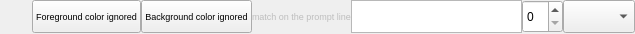
<?xml version="1.0" encoding="UTF-8"?>
<ui version="4.0">
 <class>trigger_pattern_edit</class>
 <widget class="QWidget" name="trigger_pattern_edit">
  <property name="geometry">
   <rect>
    <x>0</x>
    <y>0</y>
    <width>635</width>
    <height>34</height>
   </rect>
  </property>
  <property name="sizePolicy">
   <sizepolicy hsizetype="Preferred" vsizetype="Fixed">
    <horstretch>0</horstretch>
    <verstretch>0</verstretch>
   </sizepolicy>
  </property>
  <property name="maximumSize">
   <size>
    <width>16777206</width>
    <height>34</height>
   </size>
  </property>
  <layout class="QHBoxLayout" name="horizontalLayout">
   <property name="spacing">
    <number>0</number>
   </property>
   <property name="leftMargin">
    <number>0</number>
   </property>
   <property name="topMargin">
    <number>0</number>
   </property>
   <property name="rightMargin">
    <number>0</number>
   </property>
   <property name="bottomMargin">
    <number>0</number>
   </property>
   <item>
    <spacer name="horizontalSpacer">
     <property name="orientation">
      <enum>Qt::Horizontal</enum>
     </property>
     <property name="sizeType">
      <enum>QSizePolicy::Fixed</enum>
     </property>
     <property name="sizeHint" stdset="0">
      <size>
       <width>5</width>
       <height>0</height>
      </size>
     </property>
    </spacer>
   </item>
   <item>
    <widget class="QLabel" name="label_colorIcon">
     <property name="sizePolicy">
      <sizepolicy hsizetype="Fixed" vsizetype="Fixed">
       <horstretch>33</horstretch>
       <verstretch>33</verstretch>
      </sizepolicy>
     </property>
     <property name="text">
      <string/>
     </property>
    </widget>
   </item>
   <item>
    <widget class="QLabel" name="label_patternNumber">
     <property name="sizePolicy">
      <sizepolicy hsizetype="Fixed" vsizetype="Fixed">
       <horstretch>40</horstretch>
       <verstretch>20</verstretch>
      </sizepolicy>
     </property>
     <property name="minimumSize">
      <size>
       <width>20</width>
       <height>20</height>
      </size>
     </property>
     <property name="maximumSize">
      <size>
       <width>16777215</width>
       <height>33</height>
      </size>
     </property>
     <property name="text">
      <string/>
     </property>
     <property name="textFormat">
      <enum>Qt::PlainText</enum>
     </property>
     <property name="scaledContents">
      <bool>true</bool>
     </property>
     <property name="alignment">
      <set>Qt::AlignCenter</set>
     </property>
    </widget>
   </item>
   <item>
    <widget class="QPushButton" name="pushButton_fgColor">
     <property name="sizePolicy">
      <sizepolicy hsizetype="Expanding" vsizetype="Fixed">
       <horstretch>0</horstretch>
       <verstretch>0</verstretch>
      </sizepolicy>
     </property>
     <property name="maximumSize">
      <size>
       <width>16777215</width>
       <height>33</height>
      </size>
     </property>
     <property name="font">
      <font>
       <pointsize>7</pointsize>
      </font>
     </property>
     <property name="text">
      <string>Foreground color ignored</string>
     </property>
    </widget>
   </item>
   <item>
    <widget class="QPushButton" name="pushButton_bgColor">
     <property name="sizePolicy">
      <sizepolicy hsizetype="Expanding" vsizetype="Fixed">
       <horstretch>0</horstretch>
       <verstretch>0</verstretch>
      </sizepolicy>
     </property>
     <property name="maximumSize">
      <size>
       <width>16777215</width>
       <height>33</height>
      </size>
     </property>
     <property name="font">
      <font>
       <pointsize>7</pointsize>
      </font>
     </property>
     <property name="text">
      <string>Background color ignored</string>
     </property>
    </widget>
   </item>
   <item>
    <widget class="QLabel" name="label_prompt">
     <property name="enabled">
      <bool>false</bool>
     </property>
     <property name="sizePolicy">
      <sizepolicy hsizetype="Expanding" vsizetype="Fixed">
       <horstretch>0</horstretch>
       <verstretch>0</verstretch>
      </sizepolicy>
     </property>
     <property name="maximumSize">
      <size>
       <width>16777215</width>
       <height>33</height>
      </size>
     </property>
     <property name="font">
      <font>
       <pointsize>7</pointsize>
      </font>
     </property>
     <property name="text">
      <string>match on the prompt line</string>
     </property>
    </widget>
   </item>
   <item>
    <widget class="SingleLineTextEdit" name="singleLineTextEdit_pattern">
     <property name="maximumSize">
      <size>
       <width>16777215</width>
       <height>33</height>
      </size>
     </property>
    </widget>
   </item>
   <item>
    <widget class="QSpinBox" name="spinBox_lineSpacer">
     <property name="sizePolicy">
      <sizepolicy hsizetype="Expanding" vsizetype="Fixed">
       <horstretch>0</horstretch>
       <verstretch>0</verstretch>
      </sizepolicy>
     </property>
     <property name="maximumSize">
      <size>
       <width>16777215</width>
       <height>33</height>
      </size>
     </property>
    </widget>
   </item>
   <item>
    <widget class="QComboBox" name="comboBox_patternType">
     <property name="maximumSize">
      <size>
       <width>16777215</width>
       <height>33</height>
      </size>
     </property>
    </widget>
   </item>
  </layout>
 </widget>
 <customwidgets>
  <customwidget>
   <class>SingleLineTextEdit</class>
   <extends>QTextEdit</extends>
   <header>SingleLineTextEdit.h</header>
  </customwidget>
 </customwidgets>
 <resources/>
 <connections/>
</ui>
